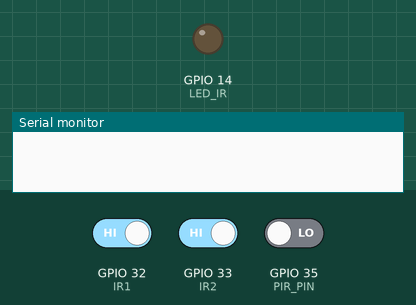
Bench run of a sketch on a simulated ESP32. Shown: output pins drawn as LEDs (lit = HIGH), the last lines printed to the serial monitor. The test bench sets the inputs (shaded band); at power-on: GPIO 32 (IR1) HIGH, GPIO 33 (IR2) HIGH, GPIO 35 (PIR_PIN) LOW.

Above: at 1.2 s.
1.3 s: GPIO 32 (IR1) driven LOW
4.3 s: GPIO 33 (IR2) driven LOW
6.6 s: GPIO 35 (PIR_PIN) driven HIGH
At 7.5 s:
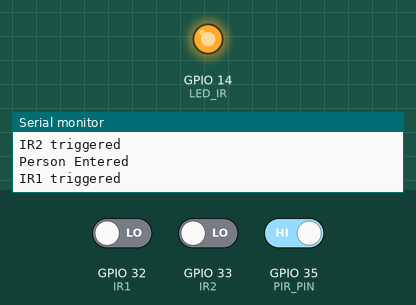
8.1 s: GPIO 35 (PIR_PIN) driven LOW
At 8.6 s:
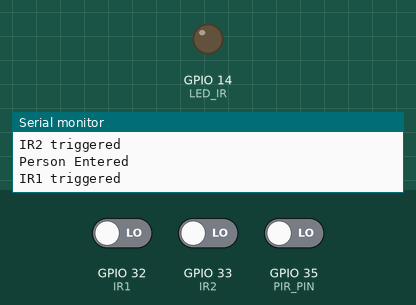
Timing chart, 0 to 10.6 s (numbered marks = the images above; inputs shaded):
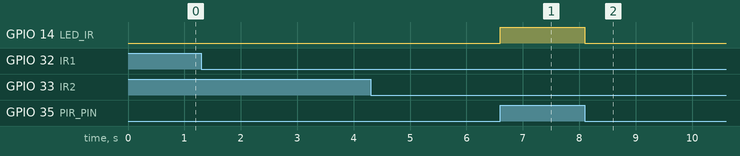

Measured:
- after the input at 6.6 s, GPIO 14 (LED_IR): LOW → HIGH at once
- after the input at 8.1 s, GPIO 14 (LED_IR): HIGH → LOW at once

The sketch:

sketch_may15b.ino
```cpp
#define IR1 32
#define IR2 33
#define LED_IR 14
#define PIR_PIN 35

int ldrValue;
int brightness;
int peopleCount = 0;
unsigned long t1 = 0, t2 = 0;
unsigned long lastTrigger1 = 0;
unsigned long lastTrigger2 = 0;
const unsigned long debounceDelay = 800;

bool detected1 = false;
bool detected2 = false;


void setup() {
  pinMode(IR1, INPUT);
  pinMode(IR2, INPUT);
  pinMode(LED_IR, OUTPUT);
  Serial.begin(9600);

  pinMode(PIR_PIN, INPUT);
  ledcSetup(1, 5000, 8);
  //ledcAttachPin(LED_PIR, 1);

  ledcSetup(0, 5000, 8);       // channel 0, ferq 5 kh , resolution 8 bit (0-255)

  // No need to write pinMode(LDR_PIN, INPUT) as analog input pins are default to INPUT mode when you call analogRead()

}

void loop() {
 Infrared_Check();

}

void Infrared_Check(){
  unsigned long currentTime = millis();

  int ir1State = digitalRead(IR1);
  int ir2State = digitalRead(IR2);

  // IR1
  if (ir1State == LOW && !detected1 && currentTime - lastTrigger1 > debounceDelay) {
    t1 = currentTime;
    detected1 = true;
    lastTrigger1 = currentTime;
    Serial.println("IR1 triggered");
  }

  // IR2
  if (ir2State == LOW && !detected2 && currentTime - lastTrigger2 > debounceDelay) {
    t2 = currentTime;
    detected2 = true;
    lastTrigger2 = currentTime;
    Serial.println("IR2 triggered");
  }

  // Check both sensors triggered
  if (detected1 && detected2) {
    if (abs((long)t1 - (long)t2) < 1500) { // ensure it’s within expected time
      if (t1 < t2) {
        peopleCount++;
        Serial.println("Person Entered");
      } else {
        if (peopleCount > 0) {
          peopleCount--;
          Serial.println("Person Exited");
        }
      }
    }

    detected1 = false;
    detected2 = false;
    t1 = 0;
    t2 = 0;
  }else if(detected1 && millis()-t1 > 1500){
     detected1 = false;
    detected2 = false;
    t1 = 0;
    t2 = 0;
  }
  else if(detected2 && millis()-t2 > 1500){
     detected1 = false;
    detected2 = false;
    t1 = 0;
    t2 = 0;
  }

  // LED logic
   if(PIR_Check() && peopleCount > 0){
      digitalWrite(LED_IR, HIGH);
   }else{
      digitalWrite(LED_IR, LOW);
   }

  }


bool PIR_Check(){
  if (digitalRead(PIR_PIN) == HIGH) {
    return true;
   // ledcWrite(1, 255);
  } else {
    return false;
    //ledcWrite(1, 0);
   // delay(5000);
  }
}
```
